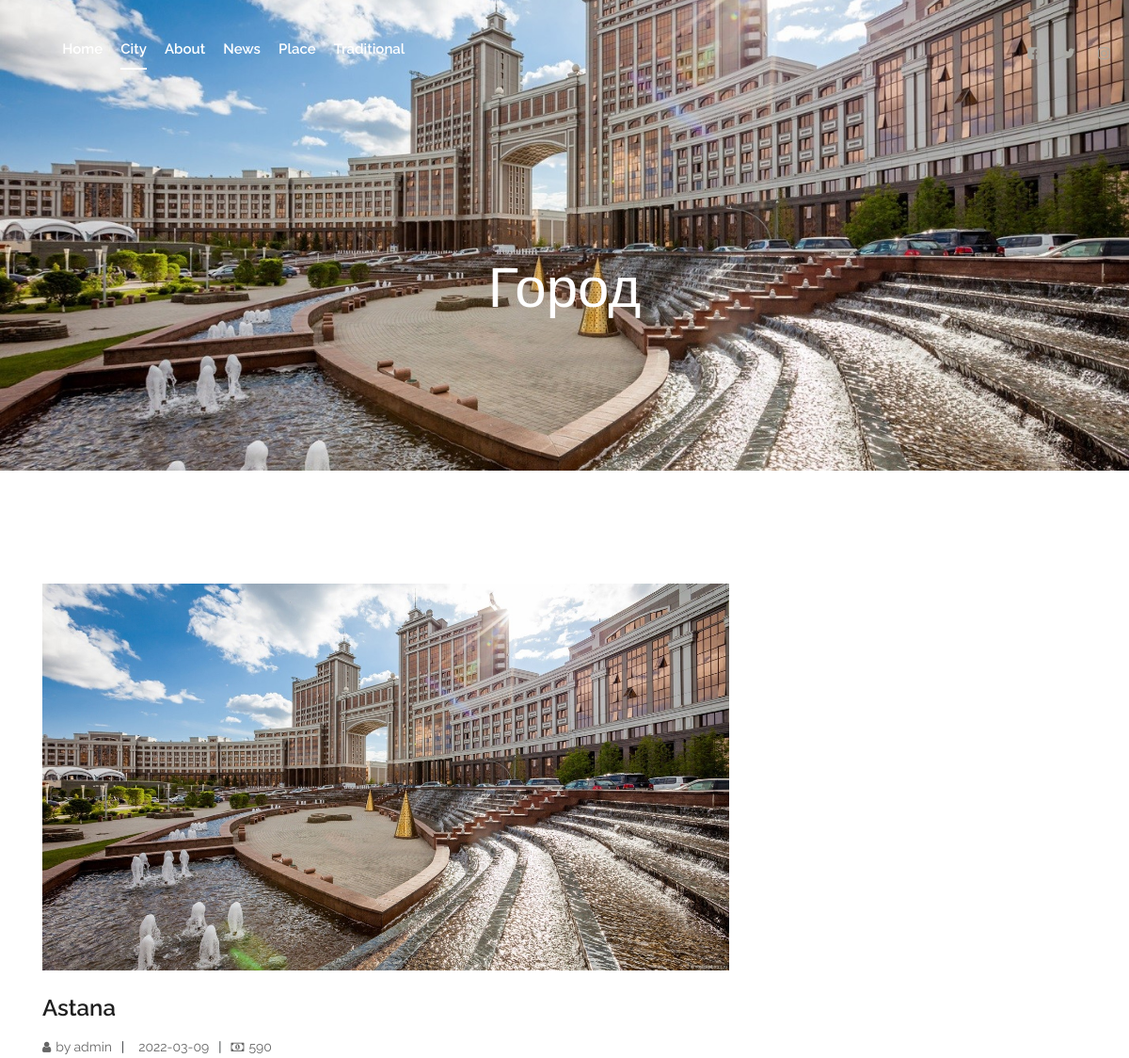
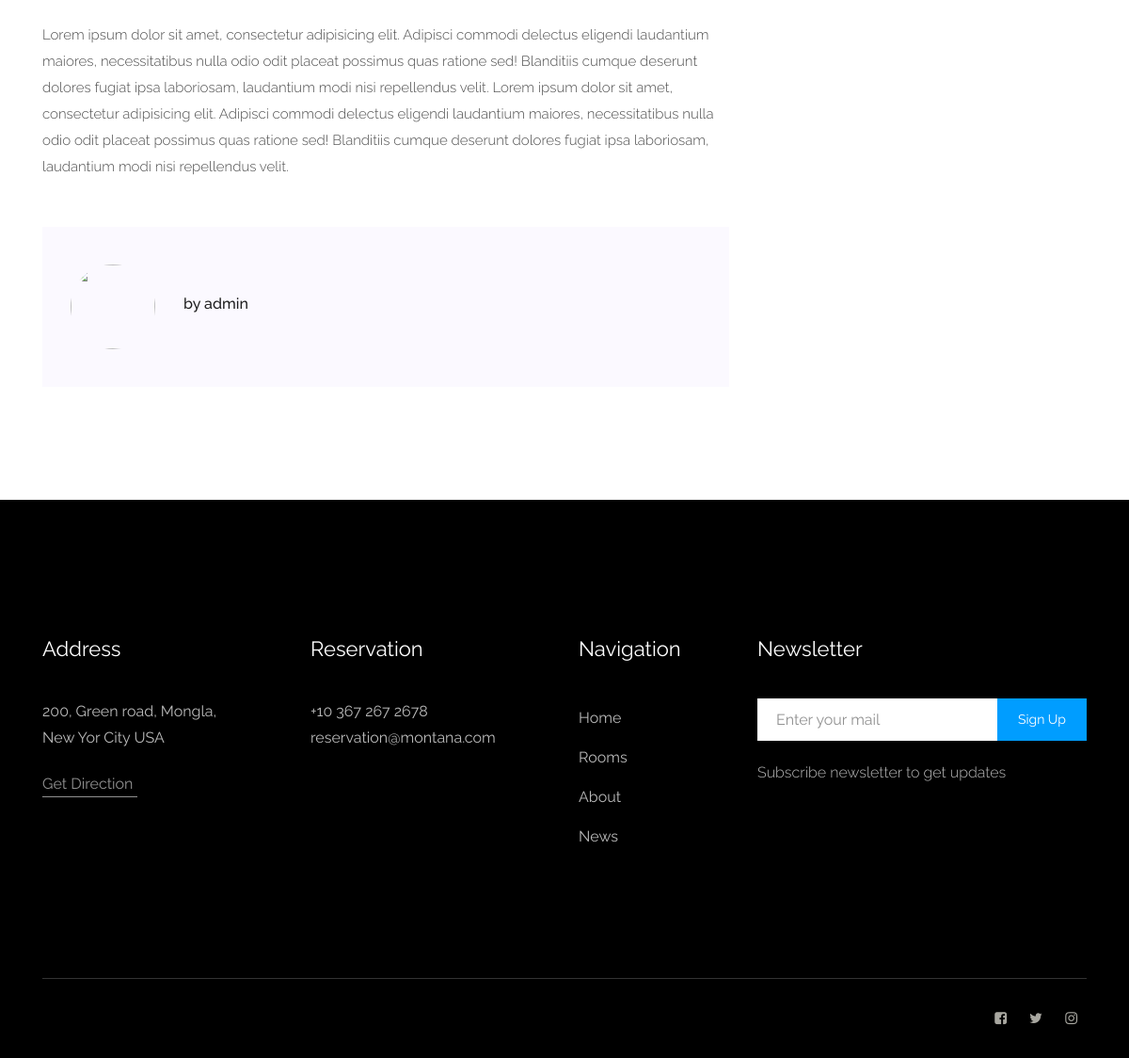
/city/6, run on the app's committed database (2 pictures, top to bottom).
### city/models.py (models this page shows, shortened)
class Cities(models.Model):
    name = models.CharField('Название места', max_length=70)
    byName = models.CharField('Автор', max_length=40)
    byPhoto = models.ImageField('by Фото', upload_to='static/main/author/', null=True, blank=True)
    money = models.CharField('Цена', max_length=10)
    dateTime = models.DateTimeField('Дата')
    description = models.TextField('Описание')
    photo = models.ImageField('Фото', upload_to='static/main/', null=True, blank=True)
    @property
    def photo_url(self):
        if self.photo and hasattr(self.photo, 'url'):
            return self.photo.url
    @property
    def photo_url_by(self):
        if self.byPhoto and hasattr(self.byPhoto, 'url'):
            return self.byPhoto.url

### city/views.py (the view)
# urls.py: path('<slug:page>', views.pageCity),
def pageCity(request, page):
    page = int(page)
    city = Cities.objects.filter(id = page)
    name = []
    photo = []
    byName = []
    money = []
    dateTime = []
    description = []
    byPhoto = []
    for el in city:
        name.append(el.name)
        photo.append(str(el.photo_url))
        byName.append(str(el.byName))
        money.append(str(el.money))
        dateTime.append(str(el.dateTime)[:10])
        description.append(str(el.description))
        byPhoto.append(str(el.photo_url_by))
    return render(request, 'main/single-city.html', {'name' : name,
                                                    'photo' : photo,
                                                    'byName' : byName,
                                                    'money' : money,
                                                    'dateTime' : dateTime,
                                                    'description' : description,
                                                    'byPhoto' : byPhoto})

### main/templates/main/single-city.html (shortened to what this page needs)
{% load static %}
<!doctype html>
<html class="no-js" lang="zxx">
<head>
   <link rel="stylesheet" href="{% static 'main/css/bootstrap.min.css' %}">
   <link rel="stylesheet" href="{% static 'main/css/owl.carousel.min.css' %}">
   <link rel="stylesheet" href="{% static 'main/css/magnific-popup.css' %}">
   <link rel="stylesheet" href="{% static 'main/css/font-awesome.min.css' %}">
   <link rel="stylesheet" href="{% static 'main/css/themify-icons.css' %}">
   <link rel="stylesheet" href="{% static 'main/css/nice-select.css' %}">
   <link rel="stylesheet" href="{% static 'main/css/flaticon.css' %}">
   <link rel="stylesheet" href="{% static 'main/css/gijgo.css' %}">
   <link rel="stylesheet" href="{% static 'main/css/animate.css' %}">
   <link rel="stylesheet" href="{% static 'main/css/slicknav.css' %}">
   <link rel="stylesheet" href="{% static 'main/css/style.css' %}">
</head>
<body>
    <header>
        <div class="header-area ">
            <div id="sticky-header" class="main-header-area">
                <div class="container-fluid p-0">
                    <div class="row align-items-center no-gutters">
                        <div class="col-xl-5 col-lg-6">
                            <div class="main-menu  d-none d-lg-block">
                                <nav>
                                    <ul id="navigation">
                                        <li><a href="http://127.0.0.1:8000">home</a></li>
                                        <li><a class="active" href="http://127.0.0.1:8000/city/">City</a></li>
                                        <li><a href="http://127.0.0.1:8000/about">About</a></li>
                                        <li><a href="http://127.0.0.1:8000/news">news</a></li>
                                        <li><a href="http://127.0.0.1:8000/place/">place</a></li>
                                        <li><a href="http://127.0.0.1:8000/traditional">Traditional</a></li>
                                    </ul>
                                </nav>
                            </div>
                        </div>
                        <div class="col-xl-2 col-lg-2">
                        </div>
                        <div class="col-xl-5 col-lg-4 d-none d-lg-block">
                            <div class="book_room">
                                <div class="socail_links">
                                    <ul>
                                        <li>
                                            <a href="#">
                                                <i class="fa fa-facebook-square"></i>
                                            </a>
                                        </li>
                                        <li>
                                            <a href="#">
                                                <i class="fa fa-twitter"></i>
                                            </a>
                                        </li>
                                        <li>
                                            <a href="#">
                                                <i class="fa fa-instagram"></i>
                                            </a>
                                        </li>
                                    </ul>
                                </div>
                            </div>
                        </div>
                        <div class="col-12">
                        </div>
                    </div>
                </div>
            </div>
        </div>
    </header>
  <div class="bradcam_area" style="background-image: url({% static 'main/img/banner/astana2_banner.jpg' %})">
      <h3>Город</h3>
  </div>
   <section class="blog_area single-post-area section-padding">
      <div class="container">
         <div class="row">
            <div class="col-lg-8 posts-list">
               <div class="single-post">
                  <div class="feature-img">
                     <img class="img-fluid" src="{{photo.0}}" alt="">
                  </div>
                  <div class="blog_details">
                     <h2>{{name.0}}</h2>
                     <ul class="blog-info-link mt-3 mb-4">
                        <li><a href="#"><i class="fa fa-user"></i>{{byName.0}}</a></li>
                        <li><a href="#">{{dateTime.0}}</a></li>
                        <li><a href="#"><i class="fa fa-money"></i>{{money.0}}</a></li>
                     </ul>
                     <p class="excert">
                        {{description.0}}
                     </p>
                  </div>
               </div>
               <div class="blog-author">
                  <div class="media align-items-center">
                     <img src="{{byPhoto.0}}" alt="">
                     <div class="media-body">
                        <a href="#">
                           <h4>{{byName.0}}</h4>
                        </a>
                     </div>
                  </div>
               </div>
            </div>
            <div class="col-lg-4">
            </div>
         </div>
      </div>
   </section>
    <footer class="footer" >
        <div class="footer_top">
            <div class="container">
                <div class="row">
                    <div class="col-xl-3 col-md-6 col-lg-3">
                        <div class="footer_widget">
                            <h3 class="footer_title">
                                address
                            </h3>
                            <p class="footer_text" >  200, Green road, Mongla, <br>
                                    New Yor City USA</p>
                            <a href="#" class="line-button">Get Direction</a>
                        </div>
                    </div>
                    <div class="col-xl-3 col-md-6 col-lg-3">
                        <div class="footer_widget">
                            <h3 class="footer_title">
                                    Reservation
                            </h3>
                            <p class="footer_text" >+10 367 267 2678 <br>
                                    reservation@montana.com</p>
                        </div>
                    </div>
                    <div class="col-xl-2 col-md-6 col-lg-2">
                        <div class="footer_widget">
                            <h3 class="footer_title">
                                    Navigation
                            </h3>
                            <ul>
                                <li><a href="#">Home</a></li>
                                <li><a href="#">Rooms</a></li>
                                <li><a href="#">About</a></li>
                                <li><a href="#">News</a></li>
                            </ul>
                        </div>
                    </div>
                    <div class="col-xl-4 col-md-6 col-lg-4">
                        <div class="footer_widget">
                            <h3 class="footer_title">
                                Newsletter
                            </h3>
                            <form action="#" class="newsletter_form">
                                <input type="text" placeholder="Enter your mail">
                                <button type="submit" >Sign Up</button>
                            </form>
                            <p class="newsletter_text">Subscribe newsletter to get updates</p>
                        </div>
                    </div>
                </div>
            </div>
        </div>
        <div class="copy-right_text">
            <div class="container">
                <div class="footer_border"></div>
                <div class="row">
                    <div class="col-xl-8 col-md-7 col-lg-9">
                    </div>
                    <div class="col-xl-4 col-md-5 col-lg-3">
                        <div class="socail_links">
                            <ul>
                                <li>
                                    <a href="#">
                                        <i class="fa fa-facebook-square"></i>
                                    </a>
                                </li>
                                <li>
                                    <a href="#">
                                        <i class="fa fa-twitter"></i>
                                    </a>
                                </li>
                                <li>
                                    <a href="#">
                                        <i class="fa fa-instagram"></i>
                                    </a>
                                </li>
                            </ul>
                        </div>
                    </div>
                </div>
            </div>
        </div>
    </footer>
</body>
</html>

### data on the page
Cities: name "Astana", byName "by admin", money "590", description "Lorem ipsum dolor sit amet, consectetur adipisicing elit. Adipisci commodi delectus eligendi laudantium maiores, necessitatibus nulla odio odit placeat possimus quas ratione sed! Blanditiis cumque deserunt dolores fugiat ipsa laboriosam, laudantium modi nisi repellendus velit. Lorem ipsum dolor sit amet, consectetur adipisicing elit. Adipisci commodi delectus eligendi laudantium maiores, necessitatibus nulla odio odit placeat possimus quas ratione sed! Blanditiis cumque deserunt dolores fugiat ipsa laboriosam, laudantium modi nisi repellendus velit."

### other printed values
{{ dateTime.0 }} "2022-03-09"
